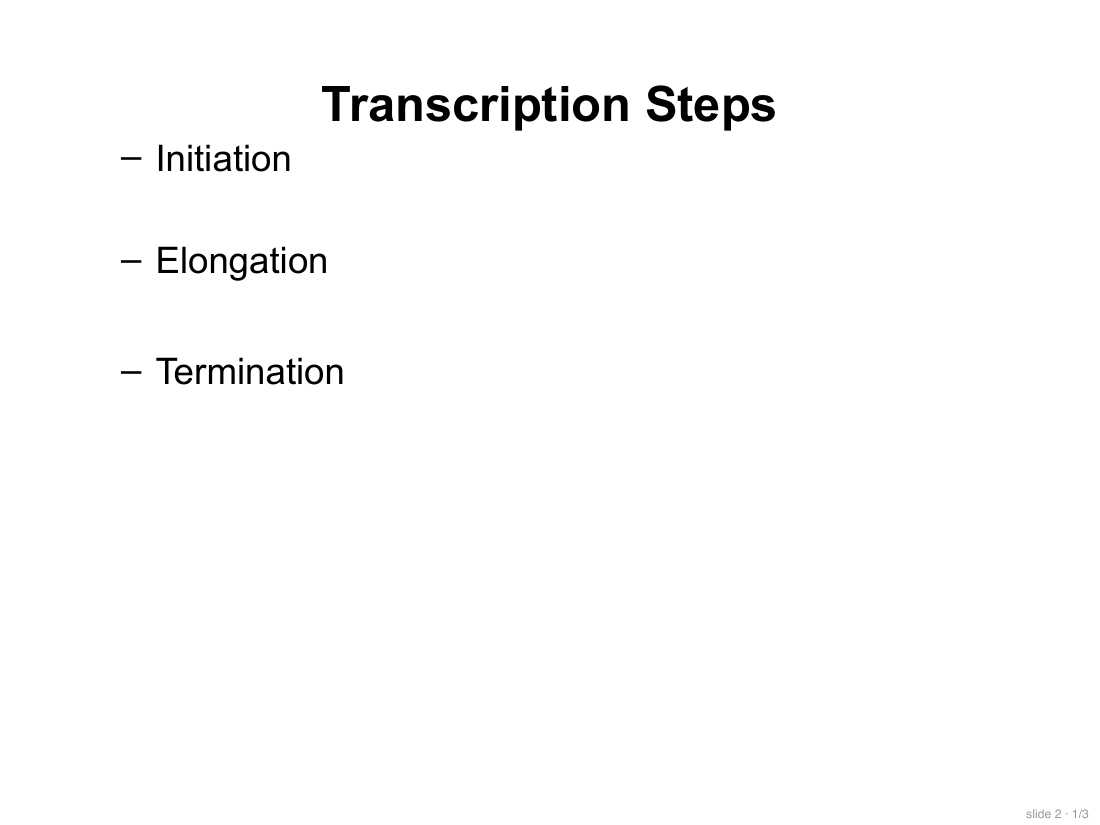
#> input picture work/genetics/ch11_drafts/lecture_slides/slide_p02.png, 1100 x 825 px
$ python -i cut_plates.py   (imports and definitions only)
#> lines starting #> are read from the running program, lines starting #| are printed output that depends on the picture; after the words box and inside, x2 and y2 are one past the last pixel; in counts of white or black regions, pixels touching at a corner belong together
#> further down, picture is the input picture: PIL image 1100x825 RGB; min 0, max 255, mean 252
"""Cut chapter 11's plates as COMPLETE figures (art + caption) from 450-dpi PyMuPDF renders.
Boxes were measured by eye on 100-dpi PyMuPDF page renders (CropBox-relative), so px*0.72 = pt
in the same space page.get_pixmap(clip=...) uses (R64: never scale a pdftoppm pixel)."""
import fitz, json, os, sys
sys.path.insert(0, 'scripts')
from PIL import Image
import build_figure_index as B

PDF = "/Users/parkerregner/Zotero/storage/4JYSPKBJ/02_GENETICS Textbook - Principles of Genetics 7e By D. Peter Snustad Michael J. Simmons (1).pdf"
BASE = "work/genetics"
FULL = os.path.join(BASE, "figures/full"); STUDY = os.path.join(BASE, "figures/study_v2")
# [1 line not run here, left out]
DPI = 450
# label -> list of (page, box_px100) parts stacked top-to-bottom
PLATES = {
 "FIGURE 11.1":  [(275, (420, 475, 890, 1045))],
 "FIGURE 11.2":  [(276, (245, 65, 835, 885))],
 "FIGURE 11.3":  [(278, (130, 65, 835, 1035))],
 "FIGURE 11.4":  [(279, (540, 70, 885, 385))],
 "FIGURE 11.7":  [(281, (515, 570, 885, 1045))],
 "FIGURE 11.8":  [(282, (45, 70, 370, 360))],
 "FIGURE 11.9":  [(282, (45, 520, 370, 1045))],
 "FIGURE 11.10": [(283, (360, 70, 885, 1045)), (283, (95, 825, 355, 1040))],
 "FIGURE 11.11": [(284, (160, 700, 830, 1040))],
 "FIGURE 11.12": [(286, (45, 70, 565, 663)), (286, (45, 665, 305, 715))],
 "TABLE 11.1":   [(286, (325, 840, 830, 1052))],
 "FIGURE 11.13": [(287, (95, 775, 605, 1052))],
 "FIGURE 11.14": [(288, (45, 70, 375, 970))],
 "FIGURE 11.16": [(289, (515, 560, 885, 1048))],
 "FIGURE 11.17": [(290, (45, 70, 400, 420)), (290, (398, 75, 835, 142))],
 "FIGURE 11.18": [(291, (520, 70, 885, 500))],
 "FIGURE 11.20": [(294, (45, 655, 385, 1052))],
 "FIGURE 11.21": [(295, (250, 335, 885, 745)), (295, (608, 745, 885, 982))],
 "FIGURE 11.22": [(296, (45, 70, 460, 825))],
}
# [1 line not run here, left out]
import sys as _s
ONLY=_s.argv[1:]
if ONLY: PLATES={k:v for k,v in PLATES.items() if k in ONLY}
def render(page_no, box):
    x0,y0,x1,y1 = [v*0.72 for v in box]
    pg = doc[page_no-1]
    pix = pg.get_pixmap(clip=fitz.Rect(x0,y0,x1,y1), dpi=DPI, alpha=False)
    return Image.frombytes("RGB", (pix.width, pix.height), pix.samples)
def trim(im, thresh=245):
#> called with thresh = 245
    g = im.convert("L").point(lambda v: 0 if v > thresh else 255)
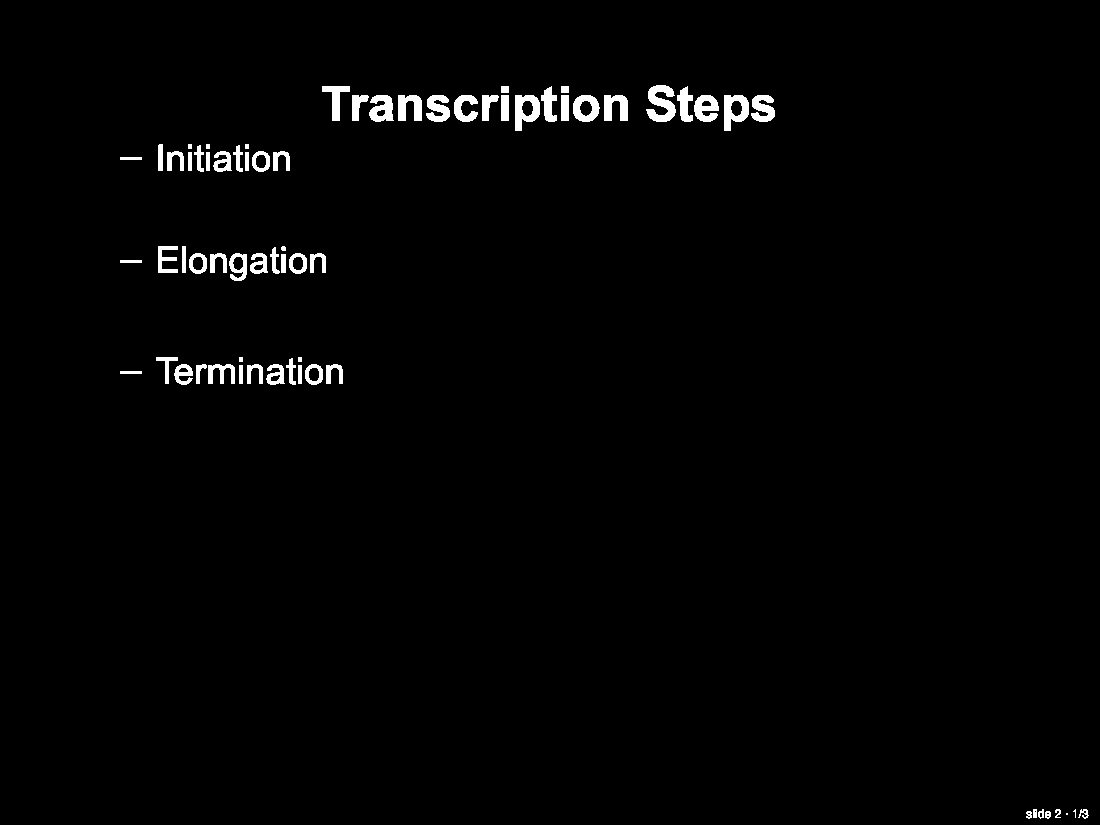
#> g: PIL image 1100x825 L; 1.5% white; 68 white regions (2 under 20 px), largest, box (x1, y1, x2, y2) and area: (646, 85, 676, 122) 667, (515, 95, 540, 131) 555, (724, 95, 749, 131) 555
    bb = g.getbbox()
#> bb = (120, 85, 1089, 819)
    return im.crop(bb) if bb else im
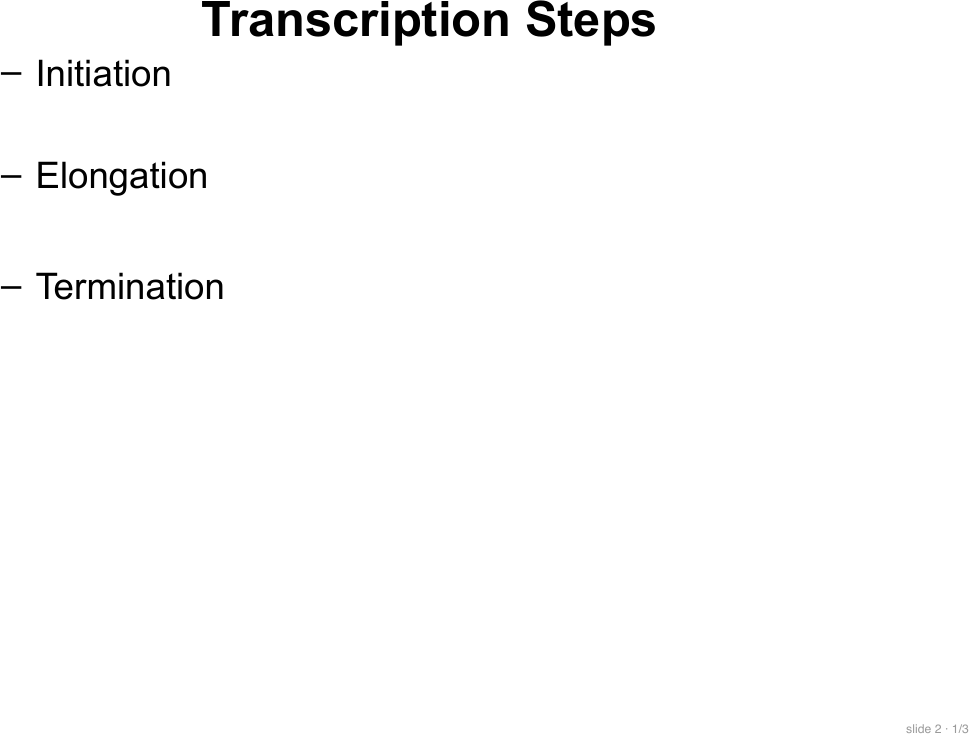
#> returned value: PIL image 969x734 RGB; min 0, max 255, mean 251.1
manifest = []
# [20 lines not run here, left out]
mp=os.path.join(BASE, "figures/crops_manifest_ch11.json")
# [1 line not run here, left out]
# [1 line that did not run here, left out]
# [3 lines not run here, left out]

>>> from PIL import Image
>>> picture = Image.open('lecture_slides/slide_p02.png')
>>> result = trim(picture)

$ run again, on work/genetics/ch11_drafts/lecture_slides/slide_p05.png
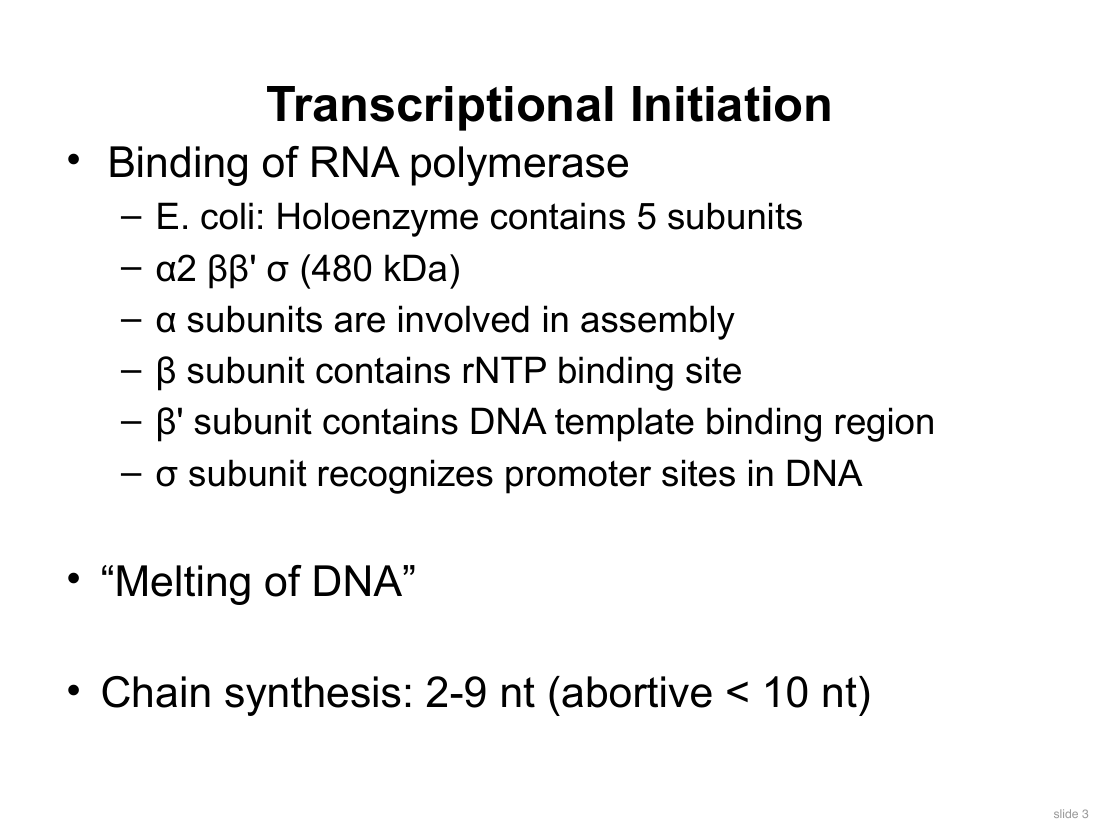
#> input picture work/genetics/ch11_drafts/lecture_slides/slide_p05.png, 1100 x 825 px
#> picture is the input picture: PIL image 1100x825 RGB; min 0, max 255, mean 240.9
#> in trim, `g = im.convert("L").point(lambda v: 0 if v > thresh else 255)`:
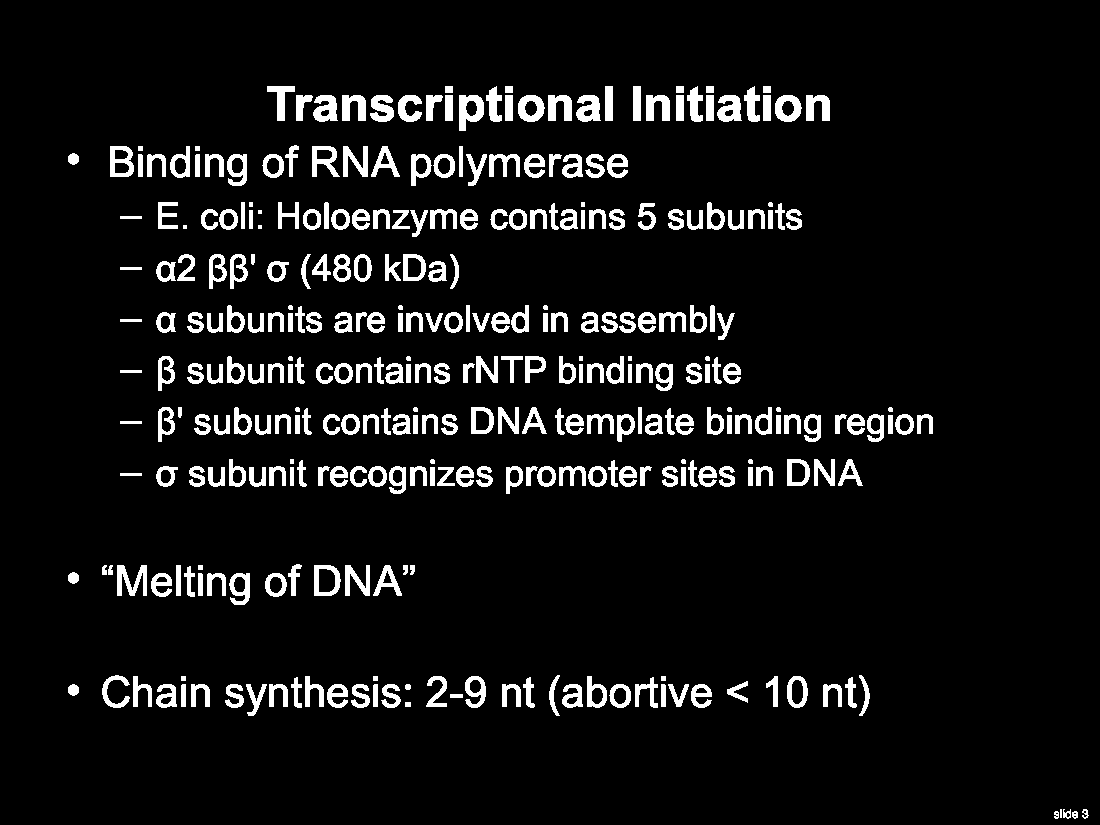
#> g: PIL image 1100x825 L; 7.1% white; 330 white regions (4 under 20 px), largest, box (x1, y1, x2, y2) and area: (459, 95, 484, 131) 555, (117, 565, 147, 596) 526, (313, 95, 338, 122) 465
#> bb = (68, 86, 1089, 819)
#> in trim, `return im.crop(bb) if bb else im`:
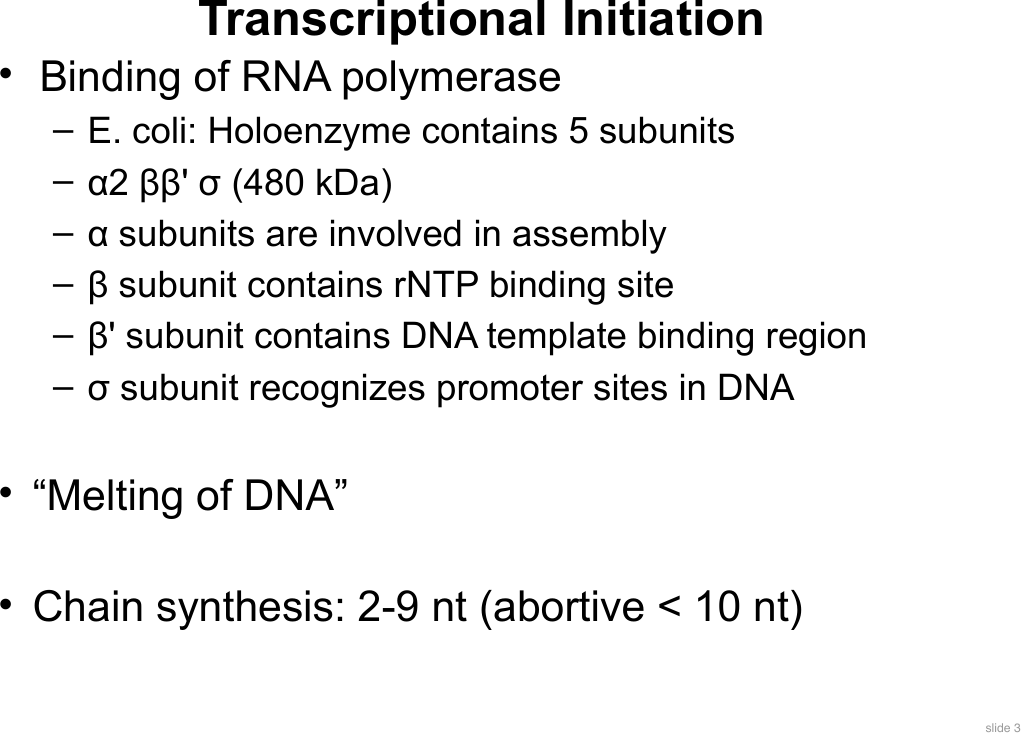
#> returned value: PIL image 1021x733 RGB; min 0, max 255, mean 237.9

$ run again, on work/genetics/ch11_drafts/lecture_slides/slide_p35.png
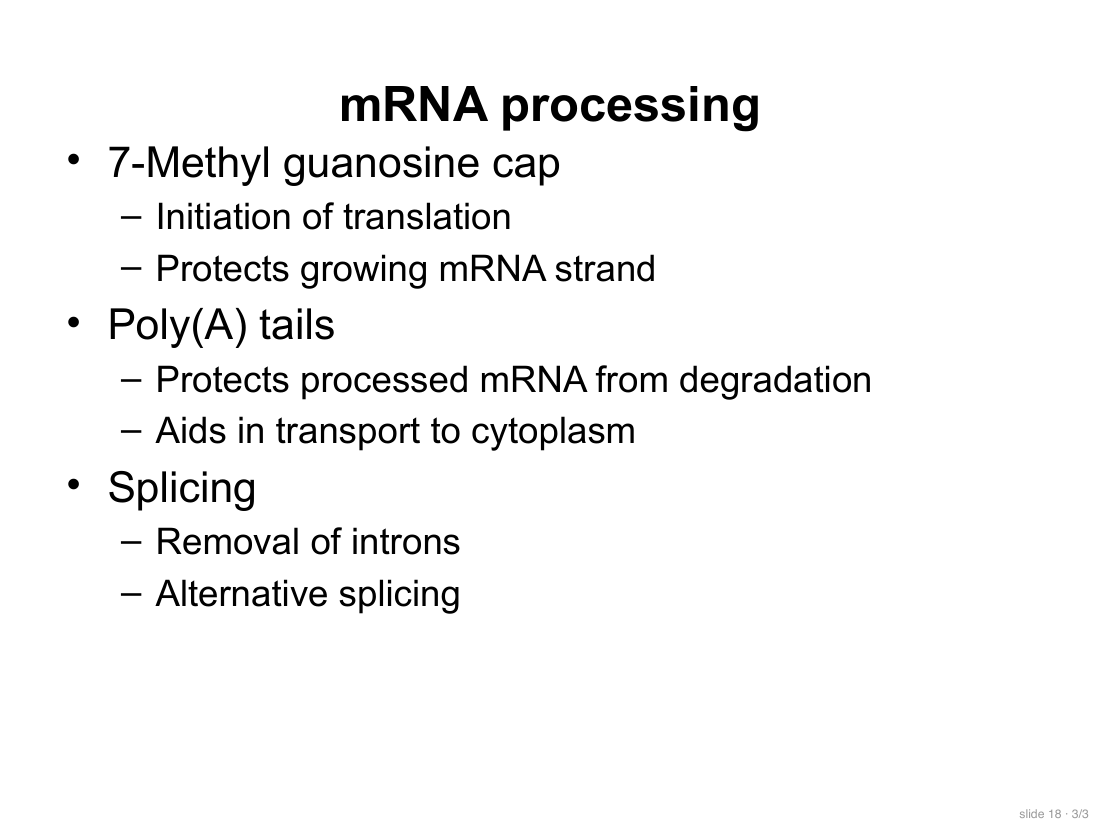
#> input picture work/genetics/ch11_drafts/lecture_slides/slide_p35.png, 1100 x 825 px
#> picture is the input picture: PIL image 1100x825 RGB; min 0, max 255, mean 245
#> in trim, `g = im.convert("L").point(lambda v: 0 if v > thresh else 255)`:
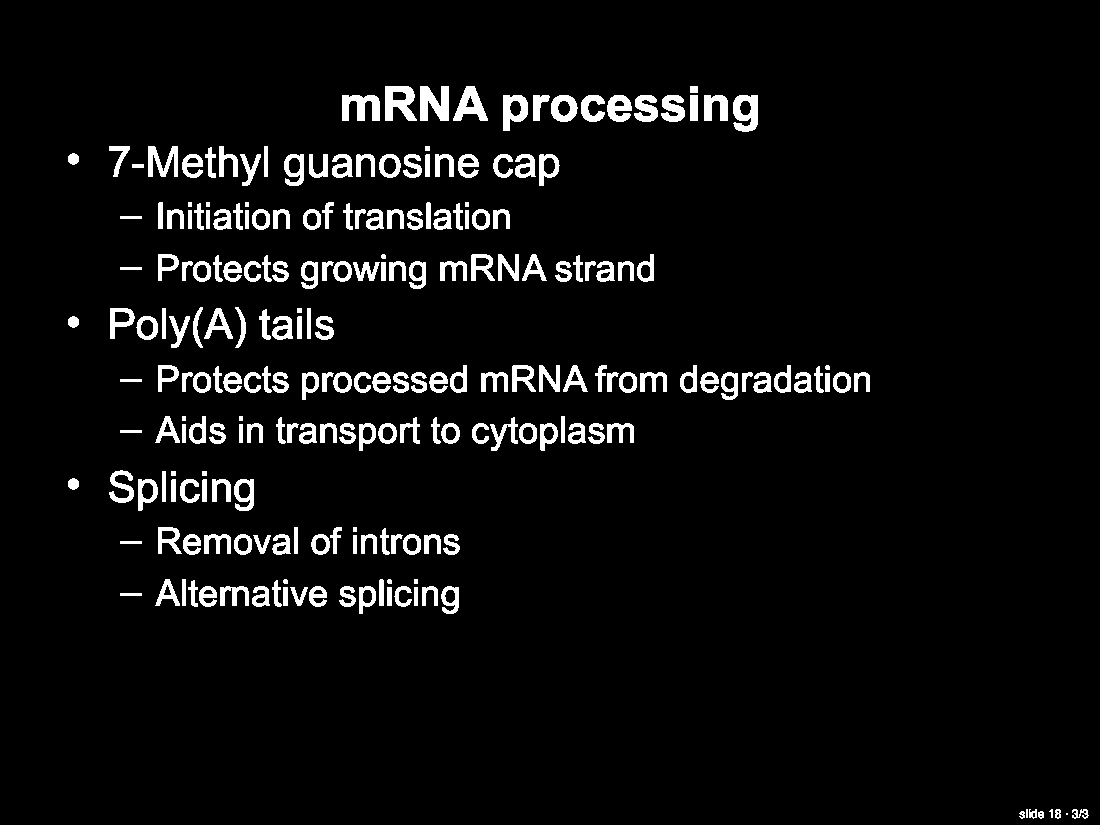
#> g: PIL image 1100x825 L; 5.1% white; 230 white regions (2 under 20 px), largest, box (x1, y1, x2, y2) and area: (420, 86, 449, 121) 748, (385, 86, 417, 121) 728, (342, 95, 380, 121) 669
#> bb = (68, 86, 1089, 819)
#> in trim, `return im.crop(bb) if bb else im`:
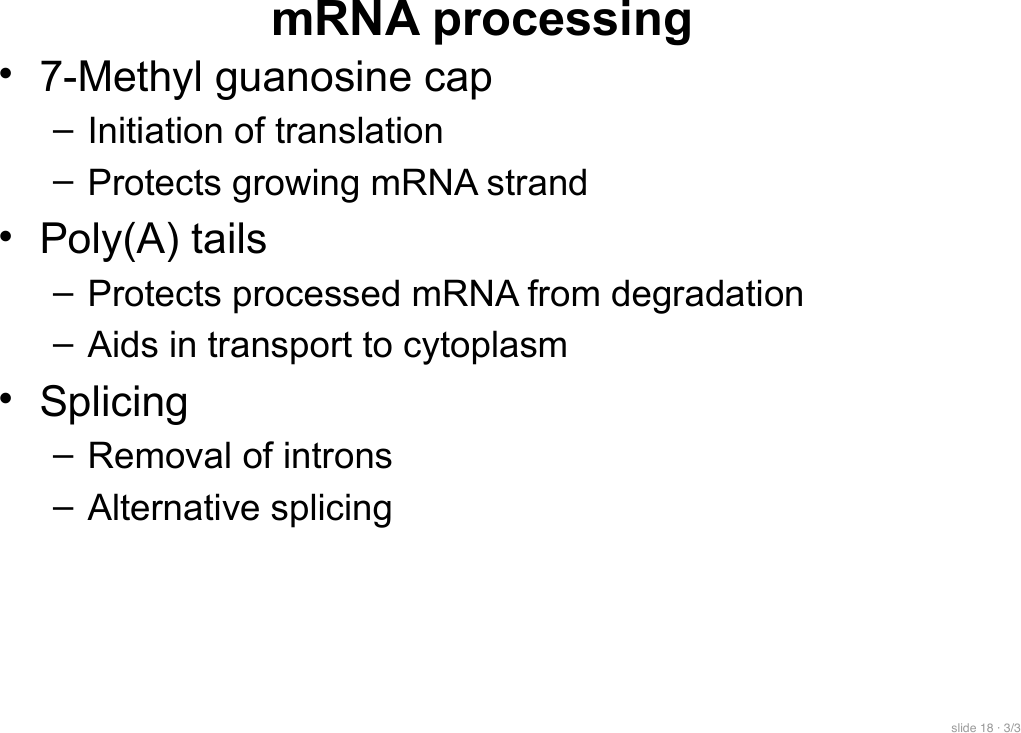
#> returned value: PIL image 1021x733 RGB; min 0, max 255, mean 242.9
